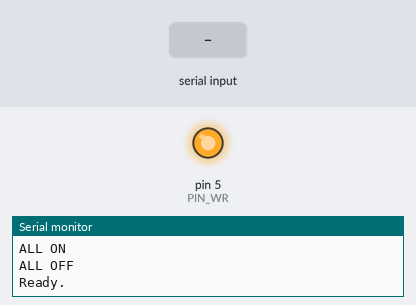
Simulated run of this sketch. Board: Arduino Uno, built with avr-gcc and run on an emulated ATmega328P. Parts: output pins drawn as LEDs (lit = HIGH), the last lines printed to the serial monitor. Dashed ring = blinking. Inputs (shaded band) come from the test bench. Pins used as bus, display or sensor lines are not drawn.

Above: at 2.3 s.
2.4 s: "b90\n" received over Serial
At 2.71 s:
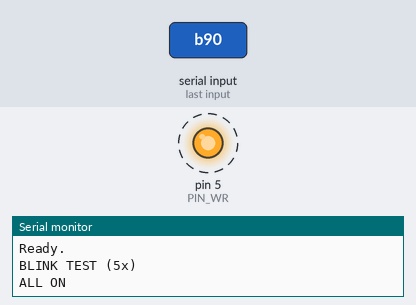
5.4 s: "w\n" received over Serial
Timing chart, 0 to 9.0 s (numbered marks = the images above; inputs shaded):
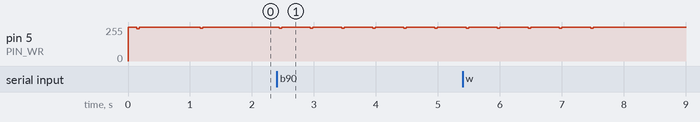

Measured:
- after the input at 2.4 s, pin 5 (PIN_WR): alternates 255/255 for 0.46 s and 247/255 for 0.04 s, starting at once

The sketch:

ht1621b_test.ino
```cpp
// D4=CS, D5=WR, D6=DATA

#define PIN_CS   4
#define PIN_WR   5
#define PIN_DATA 6

#define CMD_SYS_EN    0x01
#define CMD_LCD_ON    0x03
#define CMD_BIAS_3COM 0x25  // 1/3 bias, 3 COM
#define CMD_RC_256K   0x18

uint8_t ram[32];

void ht_sendBits(uint8_t data, uint8_t bits) {
  for (int i = bits - 1; i >= 0; i--) {
    digitalWrite(PIN_WR, LOW);
    digitalWrite(PIN_DATA, (data >> i) & 1);
    digitalWrite(PIN_WR, HIGH);
  }
}

void ht_cmd(uint8_t cmd) {
  digitalWrite(PIN_CS, LOW);
  ht_sendBits(0b100, 3);
  ht_sendBits(cmd, 8);
  ht_sendBits(0, 1);
  digitalWrite(PIN_CS, HIGH);
}

void ht_write(uint8_t addr, uint8_t data) {
  digitalWrite(PIN_CS, LOW);
  ht_sendBits(0b101, 3);
  ht_sendBits(addr, 6);
  ht_sendBits(data, 4);
  digitalWrite(PIN_CS, HIGH);
  ram[addr] = data;
}

void ht_writeAll() {
  digitalWrite(PIN_CS, LOW);
  ht_sendBits(0b101, 3);
  ht_sendBits(0, 6);
  for (int i = 0; i < 32; i++) {
    ht_sendBits(ram[i], 4);
  }
  digitalWrite(PIN_CS, HIGH);
}

void ht_init() {
  digitalWrite(PIN_CS, HIGH);
  digitalWrite(PIN_WR, HIGH);
  digitalWrite(PIN_DATA, HIGH);
  delay(100);
  ht_cmd(CMD_SYS_EN);
  ht_cmd(CMD_RC_256K);
  ht_cmd(CMD_BIAS_3COM);
  ht_cmd(CMD_LCD_ON);
}

void allOn() {
  for (int i = 0; i < 32; i++) ram[i] = 0x0F;
  ht_writeAll();
  Serial.println("ALL ON");
}

void allOff() {
  for (int i = 0; i < 32; i++) ram[i] = 0x00;
  ht_writeAll();
  Serial.println("ALL OFF");
}

void setSegment(uint8_t addr, uint8_t bit, bool on) {
  if (addr > 31 || bit > 3) return;
  if (on) ram[addr] |= (1 << bit);
  else ram[addr] &= ~(1 << bit);
  ht_write(addr, ram[addr]);
  Serial.print("ADDR ");
  Serial.print(addr);
  Serial.print(" BIT ");
  Serial.print(bit);
  Serial.println(on ? " ON" : " OFF");
}

void printHelp() {
  Serial.println("\n--- HT1621B Test ---");
  Serial.println("a = all ON");
  Serial.println("c = all OFF (clear)");
  Serial.println("s AA B = set addr(hex) bit(0-3) ON");
  Serial.println("r AA B = reset addr(hex) bit(0-3) OFF");
  Serial.println("t AA = toggle all bits at addr");
  Serial.println("b = blink test (all on/off)");
  Serial.println("w = walk (auto, 300ms)");
  Serial.println("m = manual walk (ENTER for next)");
  Serial.println("? = help\n");
}

void blinkTest() {
  Serial.println("BLINK TEST (5x)");
  for (int i = 0; i < 5; i++) {
    allOn();
    delay(500);
    allOff();
    delay(500);
  }
}

void walkTest() {
  Serial.println("WALK TEST - press any key to stop");
  allOff();
  for (uint8_t addr = 0; addr < 32 && !Serial.available(); addr++) {
    for (uint8_t bit = 1; bit <= 3 && !Serial.available(); bit++) {
      setSegment(addr, bit, true);
      delay(300);
      setSegment(addr, bit, false);
    }
  }
  while (Serial.available()) Serial.read();
}

void manualWalk() {
  Serial.println("MANUAL WALK - press ENTER for next, 'q' to quit");
  Serial.println("(bits 1,2,3 = COM2,COM1,COM0)");
  allOff();
  for (uint8_t addr = 0; addr < 32; addr++) {
    for (uint8_t bit = 1; bit <= 3; bit++) {
      setSegment(addr, bit, true);
      Serial.print("--> ADDR ");
      Serial.print(addr);
      Serial.print(" BIT ");
      Serial.print(bit);
      Serial.println(" : ");
      while (!Serial.available()) {}
      char c = Serial.read();
      while (Serial.available()) Serial.read();
      if (c == 'q' || c == 'Q') {
        Serial.println("QUIT");
        allOff();
        return;
      }
      setSegment(addr, bit, false);
    }
  }
  Serial.println("DONE");
}

uint8_t parseHex(char* str) {
  return strtol(str, NULL, 16);
}

void processCommand(char* buf) {
  char cmd = buf[0];
  switch (cmd) {
    case 'a': allOn(); break;
    case 'c': allOff(); break;
    case 'b': blinkTest(); break;
    case 'w': walkTest(); break;
    case 'm': manualWalk(); break;
    case '?': printHelp(); break;
    case 's':
    case 'r': {
      char* p = buf + 1;
      while (*p == ' ') p++;
      uint8_t addr = parseHex(p);
      while (*p && *p != ' ') p++;
      while (*p == ' ') p++;
      uint8_t bit = atoi(p);
      setSegment(addr, bit, cmd == 's');
      break;
    }
    case 't': {
      char* p = buf + 1;
      while (*p == ' ') p++;
      uint8_t addr = parseHex(p);
      if (addr < 32) {
        ram[addr] ^= 0x0F;
        ht_write(addr, ram[addr]);
        Serial.print("TOGGLE ADDR ");
        Serial.print(addr);
        Serial.print(" = 0x");
        Serial.println(ram[addr], HEX);
      }
      break;
    }
  }
}

void setup() {
  pinMode(PIN_CS, OUTPUT);
  pinMode(PIN_WR, OUTPUT);
  pinMode(PIN_DATA, OUTPUT);

  Serial.begin(115200);
  while (!Serial) delay(10);

  ht_init();
  printHelp();

  Serial.println("Init done. Testing all ON...");
  allOn();
  delay(1000);
  allOff();
  Serial.println("Ready.");
}

void loop() {
  static char buf[32];
  static uint8_t idx = 0;

  while (Serial.available()) {
    char c = Serial.read();
    if (c == '\n' || c == '\r') {
      if (idx > 0) {
        buf[idx] = 0;
        processCommand(buf);
        idx = 0;
      }
    } else if (idx < sizeof(buf) - 1) {
      buf[idx++] = c;
    }
  }
}
```
